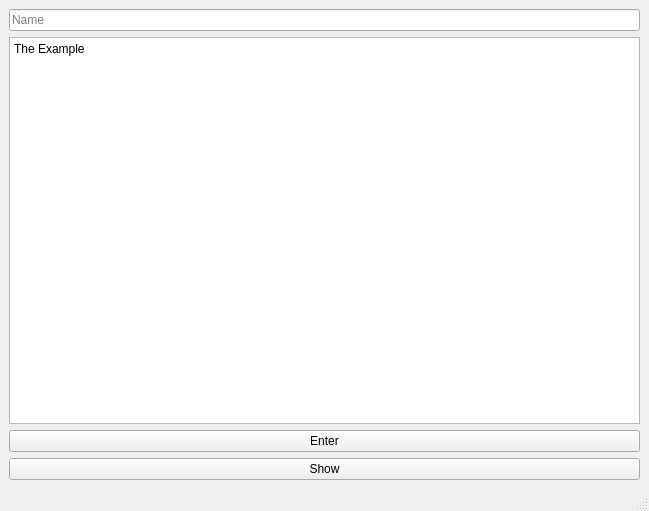
<?xml version="1.0" encoding="UTF-8"?>
<ui version="4.0">
 <class>MainWindow</class>
 <widget class="QMainWindow" name="MainWindow">
  <property name="geometry">
   <rect>
    <x>0</x>
    <y>0</y>
    <width>649</width>
    <height>511</height>
   </rect>
  </property>
  <property name="windowTitle">
   <string>MainWindow</string>
  </property>
  <widget class="QWidget" name="centralwidget">
   <layout class="QVBoxLayout" name="verticalLayout">
    <item>
     <widget class="QLineEdit" name="lineEdit">
      <property name="placeholderText">
       <string>Name</string>
      </property>
     </widget>
    </item>
    <item>
     <widget class="QPlainTextEdit" name="plainTextEdit">
      <property name="documentTitle">
       <string/>
      </property>
      <property name="lineWrapMode">
       <enum>QPlainTextEdit::WidgetWidth</enum>
      </property>
      <property name="readOnly">
       <bool>false</bool>
      </property>
      <property name="plainText">
       <string>The Example</string>
      </property>
      <property name="cursorWidth">
       <number>10</number>
      </property>
      <property name="textInteractionFlags">
       <set>Qt::TextEditorInteraction</set>
      </property>
      <property name="maximumBlockCount">
       <number>2</number>
      </property>
      <property name="placeholderText">
       <string>Text</string>
      </property>
     </widget>
    </item>
    <item>
     <widget class="QPushButton" name="pushButton">
      <property name="text">
       <string>Enter</string>
      </property>
     </widget>
    </item>
    <item>
     <widget class="QPushButton" name="pushButton_2">
      <property name="text">
       <string>Show</string>
      </property>
     </widget>
    </item>
   </layout>
  </widget>
  <widget class="QMenuBar" name="menubar">
   <property name="geometry">
    <rect>
     <x>0</x>
     <y>0</y>
     <width>649</width>
     <height>22</height>
    </rect>
   </property>
  </widget>
  <widget class="QStatusBar" name="statusbar"/>
 </widget>
 <resources/>
 <connections/>
</ui>
